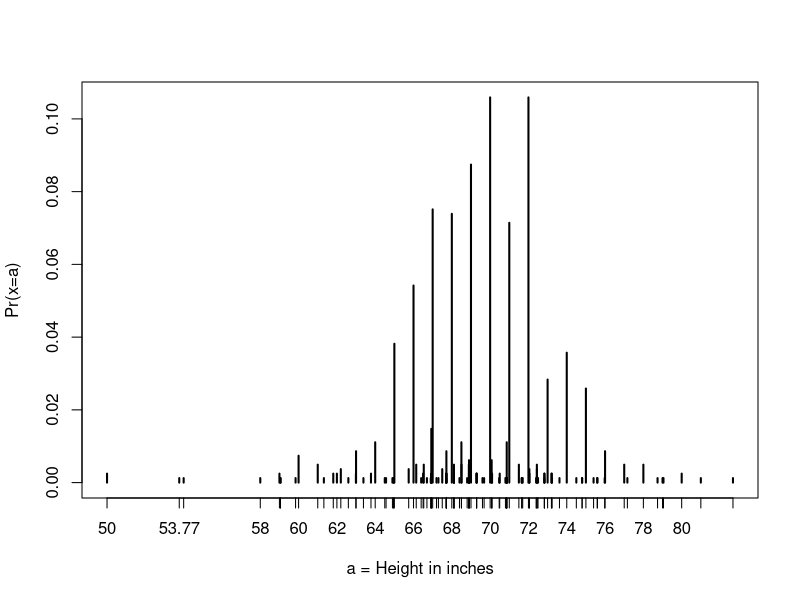

The R script that drew this image:
library(tidyverse)
library(dslabs)
data(heights)
x <- heights %>% filter(sex=="Male") %>% pull(height)

F <- function(a) mean(x <= a)
1- F(70) # probability of male taller than 70 inches

1- pnorm(70.5, mean(x), sd(x))

# plot distribution of exact heights in data 
plot(prop.table(table(x)), xlab = "a = Height in inches", ylab = "Pr(x=a)")

# probabilities in actual data oveer length l ranges containing an integer
mean(x <= 68.5) - mean(x <= 67.5)
mean(x <= 69.5) - mean(x <= 68.5)
mean(x <= 70.5) - mean(x <= 69.5)

# probabilities in normalnapproximation matche well
pnorm(68.5, mean(x), sd(x))- pnorm(67.5, mean(x), sd(x))
pnorm(69.5, mean(x), sd(x))- pnorm(68.5, mean(x), sd(x))
pnorm(70.5, mean(x), sd(x))- pnorm(69.5, mean(x), sd(x))

# probabilities in actual data over other ranges don't match normal approx as well
mean(x <= 70.9) - mean(x <= 70.1)
pnorm(70.9, mean(x), sd(x)) - pnorm(70.1, mean(x), sd(x))
